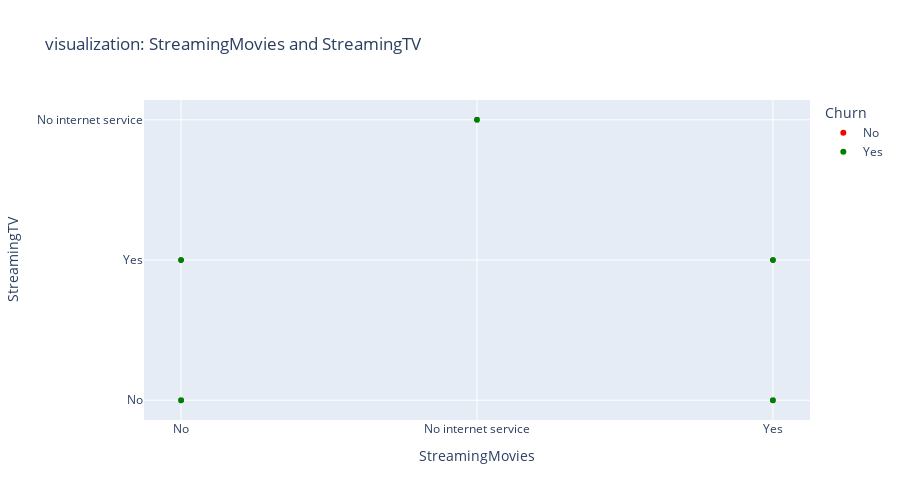

Notebook cell for this chart:
### Code cell
feature_1 = "StreamingMovies"
feature_2 = "StreamingTV"
plot_2d_feauture(df, feature_1,feature_2 )

### Figure 1 — Plotly figure (JSON) as saved in the notebook; plotly's stock layout.template omitted (floating-point values rounded to 4 significant figures; data arrays with more than 128 entries replaced by an {"elided": "..."} marker saying what was removed)
{"data": [{"hovertemplate": "<b>%{hovertext}</b><br><br>Churn=No<br>StreamingMovies=%{x}<br>StreamingTV=%{y}<extra></extra>", "hovertext": {"elided": "5174 str values"}, "legendgroup": "No", "marker": {"color": "red", "symbol": "circle"}, "mode": "markers", "name": "No", "showlegend": true, "type": "scattergl", "x": {"elided": "5174 str values"}, "xaxis": "x", "y": {"elided": "5174 str values"}, "yaxis": "y"}, {"hovertemplate": "<b>%{hovertext}</b><br><br>Churn=Yes<br>StreamingMovies=%{x}<br>StreamingTV=%{y}<extra></extra>", "hovertext": {"elided": "1869 str values"}, "legendgroup": "Yes", "marker": {"color": "green", "symbol": "circle"}, "mode": "markers", "name": "Yes", "showlegend": true, "type": "scattergl", "x": {"elided": "1869 str values"}, "xaxis": "x", "y": {"elided": "1869 str values"}, "yaxis": "y"}], "layout": {"height": 500, "legend": {"title": {"text": "Churn"}, "tracegroupgap": 0}, "title": {"text": "visualization: StreamingMovies and StreamingTV "}, "xaxis": {"anchor": "y", "domain": [0, 1], "title": {"text": "StreamingMovies"}}, "yaxis": {"anchor": "x", "domain": [0, 1], "title": {"text": "StreamingTV"}}}}
